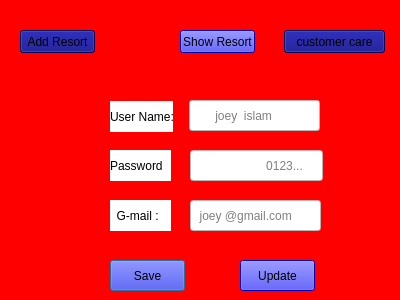
<?xml version="1.0" encoding="UTF-8"?>
<ui version="4.0">
 <class>ThirdDialog</class>
 <widget class="QDialog" name="ThirdDialog">
  <property name="geometry">
   <rect>
    <x>0</x>
    <y>0</y>
    <width>400</width>
    <height>300</height>
   </rect>
  </property>
  <property name="windowTitle">
   <string>Dialog</string>
  </property>
  <property name="styleSheet">
   <string notr="true">background-color: rgb(255, 0, 0);</string>
  </property>
  <widget class="QLabel" name="label_2">
   <property name="geometry">
    <rect>
     <x>110</x>
     <y>150</y>
     <width>61</width>
     <height>31</height>
    </rect>
   </property>
   <property name="styleSheet">
    <string notr="true">font: 75 9pt &quot;MS Shell Dlg 2&quot;;
background:rgb(255, 255, 255)</string>
   </property>
   <property name="text">
    <string>Password</string>
   </property>
  </widget>
  <widget class="QLabel" name="label_3">
   <property name="geometry">
    <rect>
     <x>110</x>
     <y>200</y>
     <width>61</width>
     <height>31</height>
    </rect>
   </property>
   <property name="styleSheet">
    <string notr="true">font: 75 8pt &quot;MS Shell Dlg 2&quot;;
background:rgb(255, 255, 255)</string>
   </property>
   <property name="text">
    <string>  G-mail :</string>
   </property>
  </widget>
  <widget class="QLineEdit" name="lineEdit_password">
   <property name="geometry">
    <rect>
     <x>190</x>
     <y>150</y>
     <width>133</width>
     <height>31</height>
    </rect>
   </property>
   <property name="styleSheet">
    <string notr="true">font: 75 9pt &quot;MS Shell Dlg 2&quot;;
background:rgb(255, 255, 255)</string>
   </property>
   <property name="echoMode">
    <enum>QLineEdit::Password</enum>
   </property>
   <property name="placeholderText">
    <string>                      0123...</string>
   </property>
  </widget>
  <widget class="QLineEdit" name="lineEdit_gmail">
   <property name="geometry">
    <rect>
     <x>190</x>
     <y>200</y>
     <width>131</width>
     <height>31</height>
    </rect>
   </property>
   <property name="styleSheet">
    <string notr="true">font: 75 8pt &quot;MS Shell Dlg 2&quot;;
background:rgb(255, 255, 255)</string>
   </property>
   <property name="placeholderText">
    <string>  joey @gmail.com</string>
   </property>
  </widget>
  <widget class="QPushButton" name="pushButton">
   <property name="geometry">
    <rect>
     <x>110</x>
     <y>260</y>
     <width>75</width>
     <height>31</height>
    </rect>
   </property>
   <property name="styleSheet">
    <string notr="true">font: 75 8pt &quot;MS Shell Dlg 2&quot;;
background:rgb(0, 0, 255)</string>
   </property>
   <property name="text">
    <string>Save</string>
   </property>
  </widget>
  <widget class="QPushButton" name="pushButton_2">
   <property name="geometry">
    <rect>
     <x>240</x>
     <y>260</y>
     <width>75</width>
     <height>31</height>
    </rect>
   </property>
   <property name="styleSheet">
    <string notr="true">font: 75 8pt &quot;MS Shell Dlg 2&quot;;
background:rgb(0, 0, 255)</string>
   </property>
   <property name="text">
    <string>Update</string>
   </property>
  </widget>
  <widget class="QPushButton" name="pushButton_3">
   <property name="geometry">
    <rect>
     <x>20</x>
     <y>30</y>
     <width>75</width>
     <height>23</height>
    </rect>
   </property>
   <property name="styleSheet">
    <string notr="true">font: 75 8pt &quot;MS Shell Dlg 2&quot;;
background:rgb(0, 0, 127)</string>
   </property>
   <property name="text">
    <string>Add Resort</string>
   </property>
  </widget>
  <widget class="QPushButton" name="pushButton_4">
   <property name="geometry">
    <rect>
     <x>180</x>
     <y>30</y>
     <width>75</width>
     <height>23</height>
    </rect>
   </property>
   <property name="styleSheet">
    <string notr="true">font: 75 9pt &quot;MS Shell Dlg 2&quot;;
background:rgb(0, 0, 255)</string>
   </property>
   <property name="text">
    <string>Show Resort</string>
   </property>
  </widget>
  <widget class="QPushButton" name="pushButton_5">
   <property name="geometry">
    <rect>
     <x>284</x>
     <y>30</y>
     <width>101</width>
     <height>23</height>
    </rect>
   </property>
   <property name="styleSheet">
    <string notr="true">font: 75 10pt &quot;MS Shell Dlg 2&quot;;
background:rgb(0, 0, 127)</string>
   </property>
   <property name="text">
    <string>customer care</string>
   </property>
  </widget>
  <widget class="QLabel" name="label">
   <property name="geometry">
    <rect>
     <x>110</x>
     <y>101</y>
     <width>63</width>
     <height>31</height>
    </rect>
   </property>
   <property name="styleSheet">
    <string notr="true">font: 75 9pt &quot;MS Shell Dlg 2&quot;;
background: rgb(255, 255, 255);</string>
   </property>
   <property name="text">
    <string>User Name:</string>
   </property>
  </widget>
  <widget class="QLineEdit" name="lineEdit_username">
   <property name="geometry">
    <rect>
     <x>189</x>
     <y>100</y>
     <width>131</width>
     <height>31</height>
    </rect>
   </property>
   <property name="styleSheet">
    <string notr="true">font: 75 8pt &quot;MS Shell Dlg 2&quot;;
background:rgb(255, 255, 255);</string>
   </property>
   <property name="placeholderText">
    <string>       joey  islam</string>
   </property>
  </widget>
 </widget>
 <resources/>
 <connections/>
</ui>
